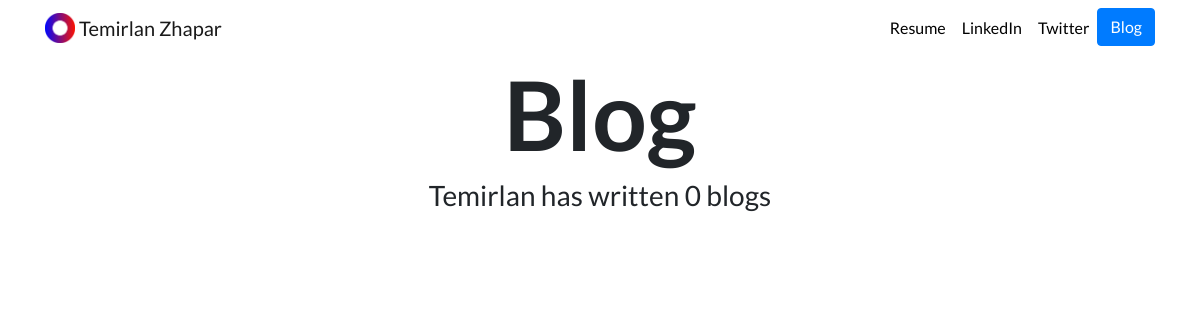
Page /blog/ on the earlier database version.
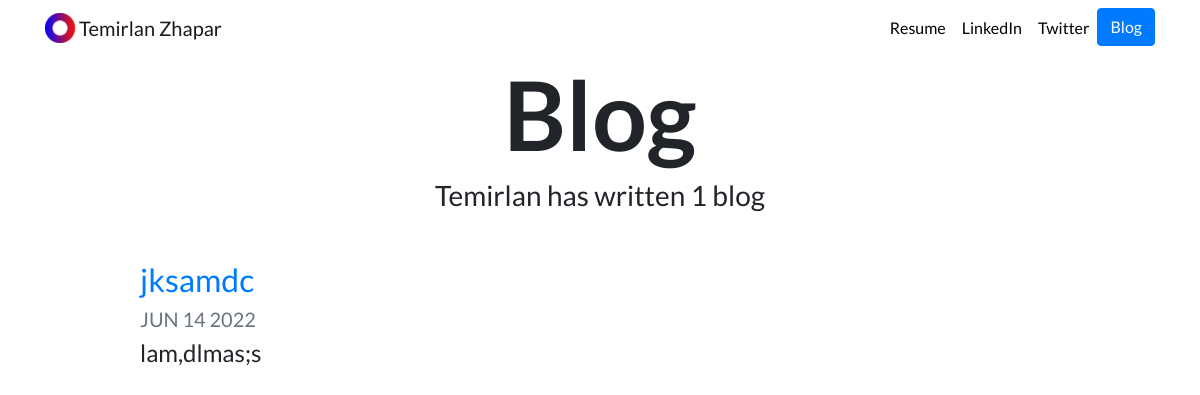
Same page on the later database version.
### blog/models.py (models this page shows, shortened)
class Blog(models.Model):
    title = models.CharField(max_length=200)
    description = models.TextField()
    date = models.DateField()

### blog/views.py (the view)
# urls.py: path('', views.all_blogs, name='all_blogs'),
def all_blogs(request):
    blogs = Blog.objects.order_by('-date')[:5]
    return render(request, 'blog/all_blogs.html', {'blogs': blogs})

### blog/templates/blog/all_blogs.html
{% extends "portfolio/base.html" %}
{% load static %}
{% block content %}
<h1 id="blogtitle" class="font-weight-bold text-center">Blog</h1>
<h3 class="text-center mb-5">Temirlan has written {{ blogs.count }} blog{{ blogs.count|pluralize }}</h3>
{% for blog in blogs %}
<div class="row justify-content-center my-3">
  <div class="col-md-10">
    <a href="{% url 'blog:detail' blog.id %}">
      <h2>{{ blog.title }}</h2>
    </a>
    <h5 class="text-muted">{{ blog.date|date:'M d Y'|upper }}</h5>
    <h4>{{ blog.description|striptags|truncatechars:100 }}</h4>
  </div>
</div>
{% endfor %}
{% endblock %}

Differences in the rows shown:
added Blog: title "jksamdc", date "JUN 14 2022", description "lam,dlmas;s"
Other differences:
{{ blogs.count }}: "0" → "1"
